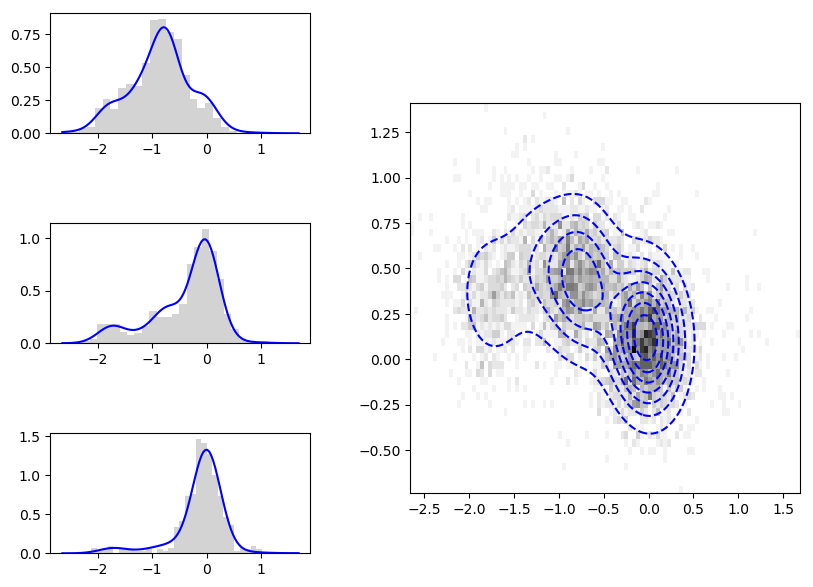

Python code for this plot:
import sys
sys.path.append('../tools')

import conditional as con
import utils as ut

import numpy as np
import matplotlib.pyplot as plt
from theta import rtbm, minimizer
from theta.costfunctions import logarithmic





# loading data
n = 5000
data = np.load('gaussian-mix-sample.npy')


# RTBM model
M = rtbm.RTBM(2, 4, random_bound=1, init_max_param_bound=30)

# Training
minim = minimizer.CMA(True)
#solution = minim.train(logarithmic(), M, data.T, tolfun=1e-3)     # decomment if you want training to take place,
                                                                   # otherwise use the pre-trained model below

# Pre-trained model
M.set_parameters(np.array([ 1.02735619e-05, -3.63860337e-04,  2.15571853e+00 ,-2.96561961e-01 , 1.47561952e+01,  9.63622840e-01, -1.03625774e+01, -8.31445704e+00 , -2.55729017e-01, -7.01183003e+00 , 4.09970744e+00 ,-3.38018523e+00 , 1.70457837e+00,  6.56773389e-01 , 1.49908760e+01 , 1.15771402e+00 , 1.50000000e+01,  1.50000000e+01,  4.59256632e+00 , 3.45065143e-01 ,  2.12470448e+00 , 1.50000000e+01,  4.29228972e-02 ,-1.66464616e+00 , 1.49999786e+01,  3.06820775e-01 , 1.36879929e+01]))


# conditional models
y_slice = np.array([0.6, 0.15, -0.2])
M1 = con.conditional(M, y_slice[0])
M2 = con.conditional(M, y_slice[1])
M3 = con.conditional(M, y_slice[2])






#~~~~~~~~~~~~~~~~~~~~~~ Plotting ~~~~~~~~~~~~~~~~~~~~~~~~~~~~~~~~~~



# figure for the plot

# definitions for the axes
left, width = 0.1, 0.65
bottom, height = 0.1, 0.65
bottom_h = left_h = left + width + 0.04

rect_scatter = [left, bottom, width, height]
rect_histx1 = [left-0.6, bottom+0.6, width*2/3, 0.2]
rect_histx2 = [left-0.6, bottom+0.25, width*2/3, 0.2]
rect_histx3 = [left-0.6, bottom-0.1, width*2/3, 0.2]

# start with a rectangular Figure
plt.figure(1, figsize=(6, 6))

axScatter = plt.axes(rect_scatter)
axHistx1 = plt.axes(rect_histx1)
axHistx2 = plt.axes(rect_histx2)
axHistx3 = plt.axes(rect_histx3)





# data 2D histogram
axScatter.hist2d(data[:,0], data[:,1], normed=True, bins=[100, 50], cmap='binary')

# grid
xx = np.linspace(axScatter.get_xlim()[0],axScatter.get_xlim()[1], 120)
yy = np.linspace(axScatter.get_ylim()[0],axScatter.get_ylim()[1], 120)
X,Y = np.meshgrid(xx,yy)
grid = np.vstack([X,Y]).reshape(2,-1)

# trained model
axScatter.contour(X, Y, M(grid).reshape(X.shape[0], Y.shape[0]),colors='blue', linestyles='--')
    
# conditional plots
axHistx1.plot(xx, M1(xx.reshape(1,120)).flatten(), color='b', linestyle='-')
axHistx2.plot(xx,M2(xx.reshape(1,120)).flatten(), color='b', linestyle='-')
axHistx3.plot(xx,M3(xx.reshape(1,120)).flatten(), color='b', linestyle='-')

# conditional histograms ( i.e. empirical conditional)
axHistx1.hist(ut.hist(data, y_slice[0]), bins='auto', density=True, color='lightgray')
axHistx2.hist(ut.hist(data, y_slice[1]), bins='auto', density=True, color='lightgray')
axHistx3.hist(ut.hist(data, y_slice[2]), bins='auto', density=True, color='lightgray')

plt.savefig('gaussian-mix.png', bbox_inches='tight')
print('# Image saved at ./gaussian-mix.png')
